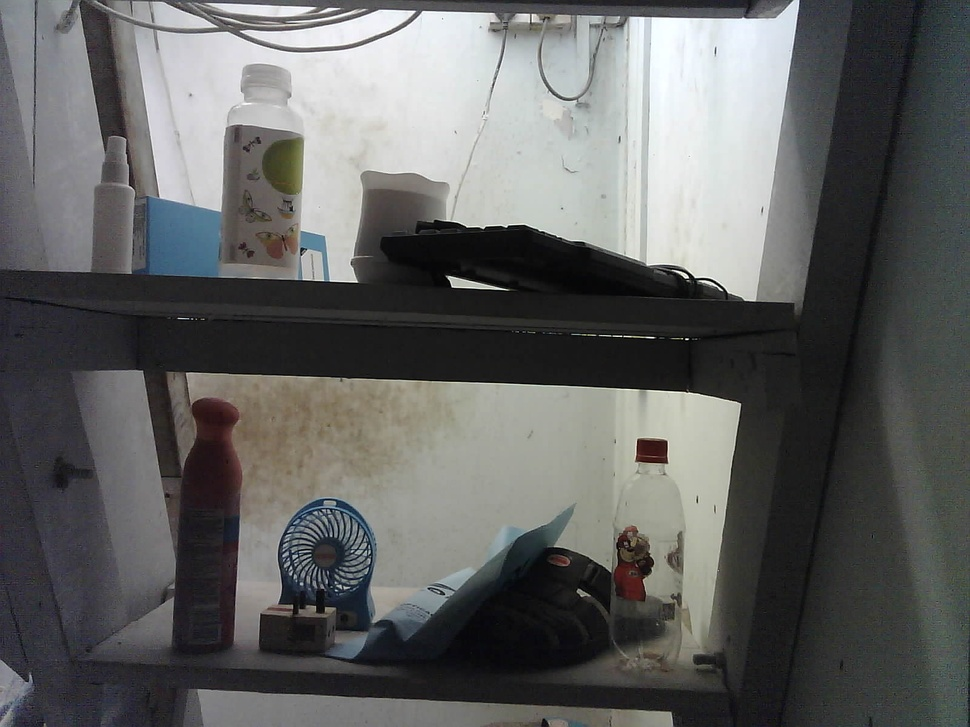
#> input picture ml/image1.jpg, 970 x 727 px, shrunk from 1600 x 1200 before the run; the run also reads 1 picture not shown here
$ python similarity_ssim.py   (older library calls are emulated)
#> lines starting #> are read from the running program, lines starting #| are printed output that depends on the picture; after the words box and inside, x2 and y2 are one past the last pixel; in counts of white or black regions, pixels touching at a corner belong together
import urllib.request
import cv2
import numpy as np
from skimage.metrics import structural_similarity as compare_ssim
import firebase_admin
from firebase_admin import credentials
from firebase_admin import db, storage

# Initialize Firebase database
cred = credentials.Certificate('burgle-firebase-adminsdk-htkkm-0c3dcb20ad.json')
firebase_admin.initialize_app(cred, {
    'databaseURL': 'https://burgle-default-rtdb.asia-southeast1.firebasedatabase.app',
    'storageBucket': 'burgle.appspot.com'
})

# Retrieve image URLs from Firebase database
ref = db.reference()
image1_url = ref.child('latestJPG').get()
image2_url = ref.child('intrusionJPG').get()

# Download images from URLs
urllib.request.urlretrieve(image1_url, 'image1.jpg')
#> (this line was passed over: the network is not available in this run)
urllib.request.urlretrieve(image2_url, 'image2.jpg')
#> (this line was passed over: the network is not available in this run)

# Calculate similarity between images using SSIM
img1 = cv2.imread('image1.jpg')
#> img1 is the input picture: shape (727, 970, 3); mean B, G, R 98.5, 99.4, 98.5
img2 = cv2.imread('image2.jpg')
gray1 = cv2.cvtColor(img1, cv2.COLOR_BGR2GRAY)
gray2 = cv2.cvtColor(img2, cv2.COLOR_BGR2GRAY)

# Apply a high-pass filter to the images
kernel = np.array([[-1,-1,-1], [-1,9,-1], [-1,-1,-1]])
filtered1 = cv2.filter2D(gray1, -1, kernel)
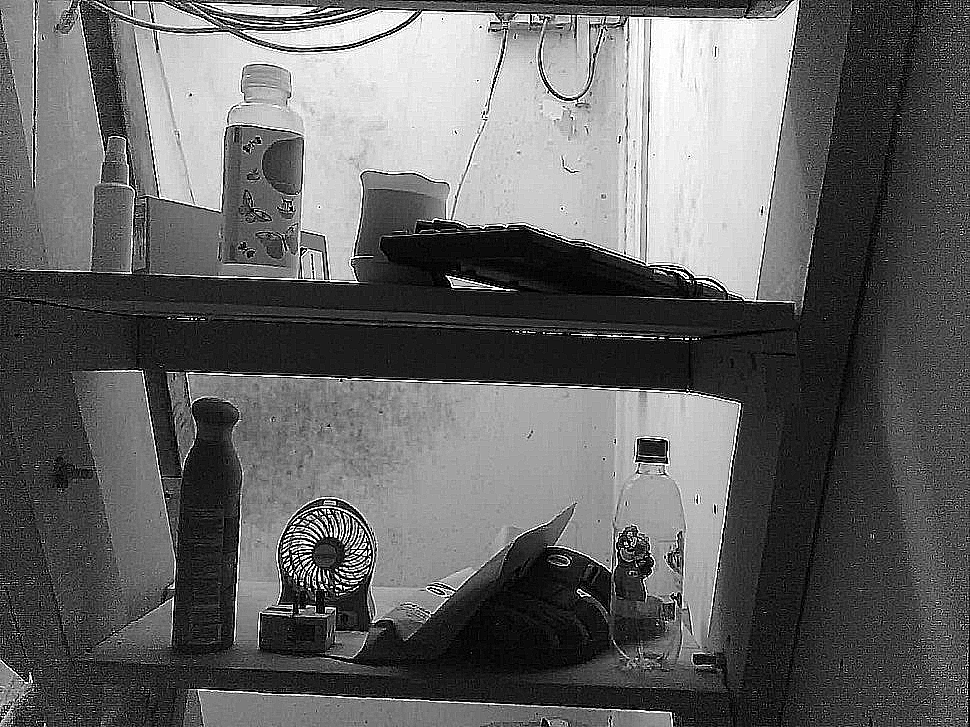
#> filtered1: shape (727, 970); min 0, max 255, mean 100
filtered2 = cv2.filter2D(gray2, -1, kernel)

cv2.imwrite("filtered1.jpg", filtered1)
cv2.imwrite("filtered2.jpg", filtered2)
# Compute the SSIM between the two images
similarity = compare_ssim(filtered1, filtered2, multichannel=False)
#> similarity = 0.508

# Print similarity score
print('Similarity score: {:.2f}'.format(similarity))
#| Similarity score: 0.51

# Create image with input images side by side and similarity score beneath
height, width, channels = img1.shape
#> height = 727; width = 970; channels = 3
image = np.zeros((height*2, width, channels), dtype=np.uint8)
image[:height, :, :] = img1
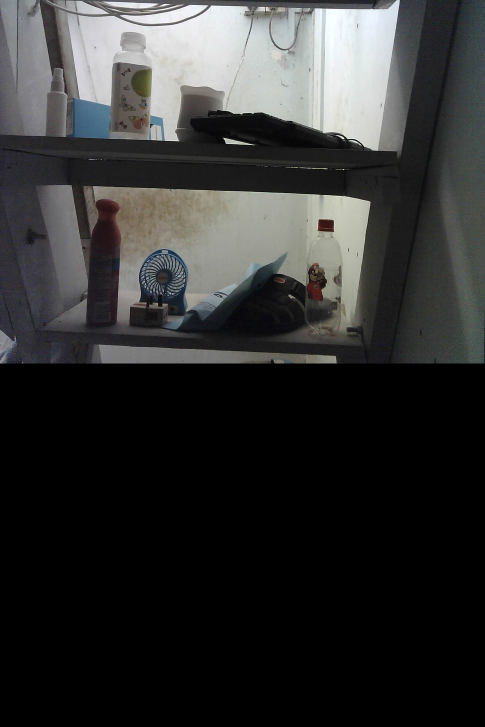
#> image: shape (1454, 970, 3) (shown at 1/2 size); mean B, G, R 49.3, 49.7, 49.2
image[height:, :, :] = img2
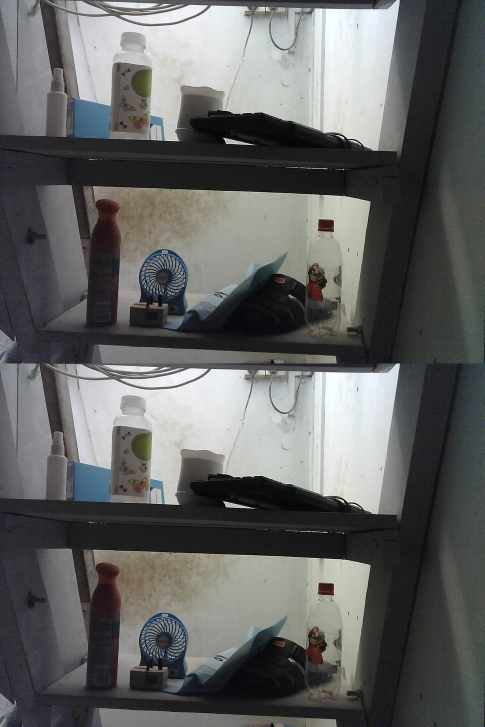
#> image: shape (1454, 970, 3) (shown at 1/2 size); mean B, G, R 98.6, 99.4, 98.5
cv2.putText(image, f'Similarity: {similarity:.2f}', (10, height+50),
            cv2.FONT_HERSHEY_SIMPLEX, 1, (255, 255, 255), 2, cv2.LINE_AA)
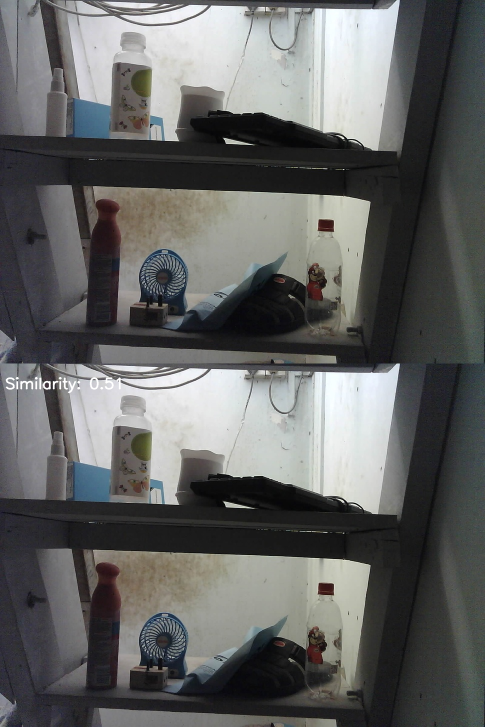
#> image: shape (1454, 970, 3) (shown at 1/2 size); 0.18% of pixels changed, all inside (x1, y1, x2, y2) = (11, 754, 242, 787)

cv2.imwrite('similarity.jpg', image)
# Upload image to Firebase Storage
bucket = storage.bucket()
blob = bucket.blob('similarity.jpg')
blob.upload_from_filename('similarity.jpg')

# Get download URL and store in Firebase database
url = blob.generate_signed_url(expiration=300, version='v4')
ref.child('similarity_url').set(url)
ref.child('stolen').set('UNLIKELY' if similarity > 0.9 else 'LIKELY' if similarity > 0.7 else 'HIGHLY LIKELY' ) #LIKELY, UNLIKELY, HIGHLY LIKELY
